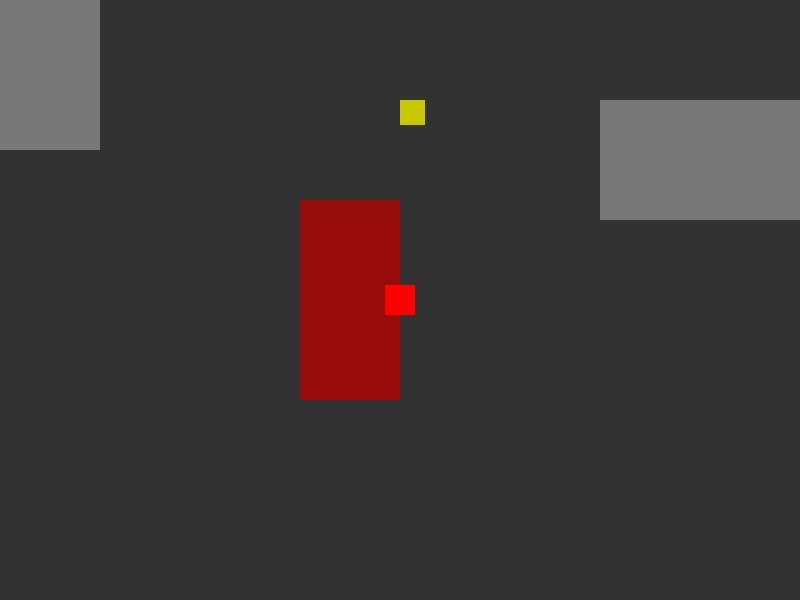
Frame 1 (no input)
Frame 60 (no input): identical to frame 1, image omitted
Frame 120 (the mouse pressed at the canvas centre since frame 60): identical to frame 1, image omitted

The p5.js sketch that drew this single still picture (run headless with seeded random() and noise() and a simulated clock; from frame 60 on, the mouse is pressed at the canvas centre):

// p5.js sketch
// ── sketch.js
// Screen dimensions
const SCREEN_WIDTH = 800;
const SCREEN_HEIGHT = 600;
const SCREEN_TITLE = "Urban Game"; // Not directly used by p5, but good for reference

// Colors (matching Python version)
let DARK_GREY;
let LIGHT_BLUE;
let OBJECT_COLOR;
let CAMERA_COLOR;
let HACKED_CAMERA_COLOR;
let PLAYER_DETECTED_COLOR;
let ZONE_NORMAL_COLOR_RGBA; // p5.js uses fill(r,g,b,a) where a is 0-255
let ZONE_DETECTED_COLOR_RGBA;

// Player settings
const PLAYER_SPEED = 5; // Keep consistent with Pygame version

// World dimensions
const WORLD_WIDTH = 1600;
const WORLD_HEIGHT = 1200;

// Game entities - to be populated
let player;
let environmentObjects = [];
let cameraObjects = [];
let securityZones = [];

// Camera object (global for now, might be part of a game manager later)
let gameCamera;

// p5.js setup function - runs once at the beginning
function setup() {
    createCanvas(SCREEN_WIDTH, SCREEN_HEIGHT);

    // Initialize colors
    DARK_GREY = color(50, 50, 50);
    LIGHT_BLUE = color(100, 100, 255);
    OBJECT_COLOR = color(120, 120, 120);
    CAMERA_COLOR = color(200, 200, 0);
    HACKED_CAMERA_COLOR = color(0, 255, 0);
    PLAYER_DETECTED_COLOR = color(255, 0, 0);
    // Pygame ZONE_NORMAL_COLOR = (100, 0, 0, 150)
    // Pygame ZONE_DETECTED_COLOR = (180, 0, 0, 200)
    // p5.js alpha is 0-255, Pygame's Surface alpha was also 0-255 for fill.
    ZONE_NORMAL_COLOR_RGBA = color(100, 0, 0, 150);
    ZONE_DETECTED_COLOR_RGBA = color(180, 0, 0, 200);

    // Initialize Camera
    gameCamera = new Camera(WORLD_WIDTH, WORLD_HEIGHT);

    // Initialize Camera
    gameCamera = new Camera(WORLD_WIDTH, WORLD_HEIGHT);

    // Initialize Player
    player = new Player();

    // Initialize EnvironmentObjects
    environmentObjects.push(new EnvironmentObject(100, 100, 200, 100));
    environmentObjects.push(new EnvironmentObject(400, 300, 100, 150));
    environmentObjects.push(new EnvironmentObject(700, 50, 150, 200));
    environmentObjects.push(new EnvironmentObject(1000, 400, 200, 120));
    environmentObjects.push(new EnvironmentObject(50, 500, 300, 50));
    environmentObjects.push(new EnvironmentObject(1300, 100, 50, 400));

    // Initialize CameraObjects
    cameraObjects.push(new CameraObject(200, 50, 20, 20));
    cameraObjects.push(new CameraObject(500, 250, 20, 20));
    cameraObjects.push(new CameraObject(800, 400, 25, 25));

    // Initialize SecurityZones
    securityZones.push(new SecurityZone(300, 200, 150, 150));
    securityZones.push(new SecurityZone(700, 500, 100, 200));
}

// p5.js draw function - runs repeatedly in a loop
function draw() {
    background(DARK_GREY);

    // --- Input and Updates ---
    player.handleInput();
    player.update();

    gameCamera.update(player.x + player.w / 2, player.y + player.h / 2); // Pass player center

    player.isDetected = false; // Reset detection status
    for (let zone of securityZones) {
        zone.update(player); // Pass the player object for collision check
        if (zone.playerIsInside) {
            player.isDetected = true;
        }
    }

    // --- Rendering ---
    push(); // Start a new drawing state for camera view
    gameCamera.apply();

    // Draw world boundary for reference (optional)
    // stroke(255); noFill(); rect(0, 0, WORLD_WIDTH, WORLD_HEIGHT); noStroke();

    // Draw security zones (first, so they are behind other objects)
    for (let zone of securityZones) {
        zone.draw();
    }

    // Draw environment objects
    for (let obj of environmentObjects) {
        obj.draw();
    }

    // Draw camera objects
    for (let camObj of cameraObjects) {
        camObj.draw();
    }

    // Draw player
    player.draw();

    pop(); // Restore original drawing state

    // UI elements or other fixed screen elements can be drawn here (after pop)
}

// --- Entity Classes ---

// Player class
class Player {
    constructor() {
        this.w = 30;
        this.h = 30;
        this.x = (WORLD_WIDTH - this.w) / 2;
        this.y = (WORLD_HEIGHT - this.h) / 2;
        this.speed = PLAYER_SPEED;
        this.isDetected = false;
        this.normalColor = LIGHT_BLUE; // p5.js color object
        this.detectedColor = PLAYER_DETECTED_COLOR; // p5.js color object
    }

    handleInput() {
        if (keyIsDown(LEFT_ARROW)) {
            this.x -= this.speed;
        }
        if (keyIsDown(RIGHT_ARROW)) {
            this.x += this.speed;
        }
        if (keyIsDown(UP_ARROW)) {
            this.y -= this.speed;
        }
        if (keyIsDown(DOWN_ARROW)) {
            this.y += this.speed;
        }
    }

    update() {
        // Keep player within world boundaries
        this.x = constrain(this.x, 0, WORLD_WIDTH - this.w);
        this.y = constrain(this.y, 0, WORLD_HEIGHT - this.h);
    }

    draw() {
        fill(this.isDetected ? this.detectedColor : this.normalColor);
        noStroke();
        rect(this.x, this.y, this.w, this.h);
    }

    // Helper for collision detection (AABB)
    collidesWith(other) {
        return (
            this.x < other.x + other.w &&
            this.x + this.w > other.x &&
            this.y < other.y + other.h &&
            this.y + this.h > other.y
        );
    }
}

// EnvironmentObject class
class EnvironmentObject {
    constructor(x, y, w, h) {
        this.x = x;
        this.y = y;
        this.w = w;
        this.h = h;
        this.color = OBJECT_COLOR; // p5.js color object
    }

    draw() {
        fill(this.color);
        noStroke();
        rect(this.x, this.y, this.w, this.h);
    }
}

// CameraObject class
class CameraObject {
    constructor(x, y, w, h) {
        this.x = x;
        this.y = y;
        this.w = w;
        this.h = h;
        this.isHacked = false;
        this.normalColor = CAMERA_COLOR; // p5.js color object
        this.hackedColor = HACKED_CAMERA_COLOR; // p5.js color object
    }

    draw() {
        fill(this.isHacked ? this.hackedColor : this.normalColor);
        noStroke();
        rect(this.x, this.y, this.w, this.h);
    }

    hack() {
        this.isHacked = !this.isHacked;
    }
}

// SecurityZone class
class SecurityZone {
    constructor(x, y, w, h) {
        this.x = x;
        this.y = y;
        this.w = w;
        this.h = h;
        this.playerIsInside = false;
        this.normalColor = ZONE_NORMAL_COLOR_RGBA; // p5.js color object
        this.detectedColor = ZONE_DETECTED_COLOR_RGBA; // p5.js color object
    }

    update(playerObj) { // playerObj is an instance of Player
        // AABB collision check
        if (
            playerObj.x < this.x + this.w &&
            playerObj.x + playerObj.w > this.x &&
            playerObj.y < this.y + this.h &&
            playerObj.y + playerObj.h > this.y
        ) {
            this.playerIsInside = true;
        } else {
            this.playerIsInside = false;
        }
    }

    draw() {
        fill(this.playerIsInside ? this.detectedColor : this.normalColor);
        noStroke();
        rect(this.x, this.y, this.w, this.h);
    }
}


// Camera class for p5.js
class Camera {
    constructor(worldWidth, worldHeight) {
        this.x = 0;
        this.y = 0;
        this.worldWidth = worldWidth;
        this.worldHeight = worldHeight;
        // SCREEN_WIDTH and SCREEN_HEIGHT are global constants
    }

    // Update camera position to center the target (e.g., player)
    // targetX, targetY should be the center of the target
    update(targetX, targetY) {
        let camTargetX = targetX - SCREEN_WIDTH / 2;
        let camTargetY = targetY - SCREEN_HEIGHT / 2;

        // Clamp camera position to world boundaries
        this.x = max(0, camTargetX);
        this.y = max(0, camTargetY);

        if (this.x + SCREEN_WIDTH > this.worldWidth) {
            this.x = this.worldWidth - SCREEN_WIDTH;
        }
        if (this.y + SCREEN_HEIGHT > this.worldHeight) {
            this.y = this.worldHeight - SCREEN_HEIGHT;
        }

        // Handle cases where world is smaller than screen
        if (this.worldWidth < SCREEN_WIDTH) {
            this.x = (this.worldWidth - SCREEN_WIDTH) / 2;
        }
        if (this.worldHeight < SCREEN_HEIGHT) {
            this.y = (this.worldHeight - SCREEN_HEIGHT) / 2;
        }
    }

    // Apply camera transformation (translate the canvas)
    apply() {
        translate(-this.x, -this.y);
    }
}

// Key press handling for actions like hacking
function keyPressed() {
    if (key === 'h' || key === 'H') {
        if (player) { // Ensure player exists
            for (let camObj of cameraObjects) {
                if (player.collidesWith(camObj)) {
                    camObj.hack();
                    break; // Hack one camera at a time if overlapping multiple
                }
            }
        }
    }
    // return false; // Uncomment to prevent default browser behavior for handled keys if necessary
}

// ── style.css
/* Basic styling for the game */
body {
    margin: 0;
    overflow: hidden; /* Hide scrollbars */
    display: flex;
    justify-content: center;
    align-items: center;
    height: 100vh;
    background-color: #323232; /* Corresponds to DARK_GREY */
}

canvas {
    border: 1px solid black;
}
